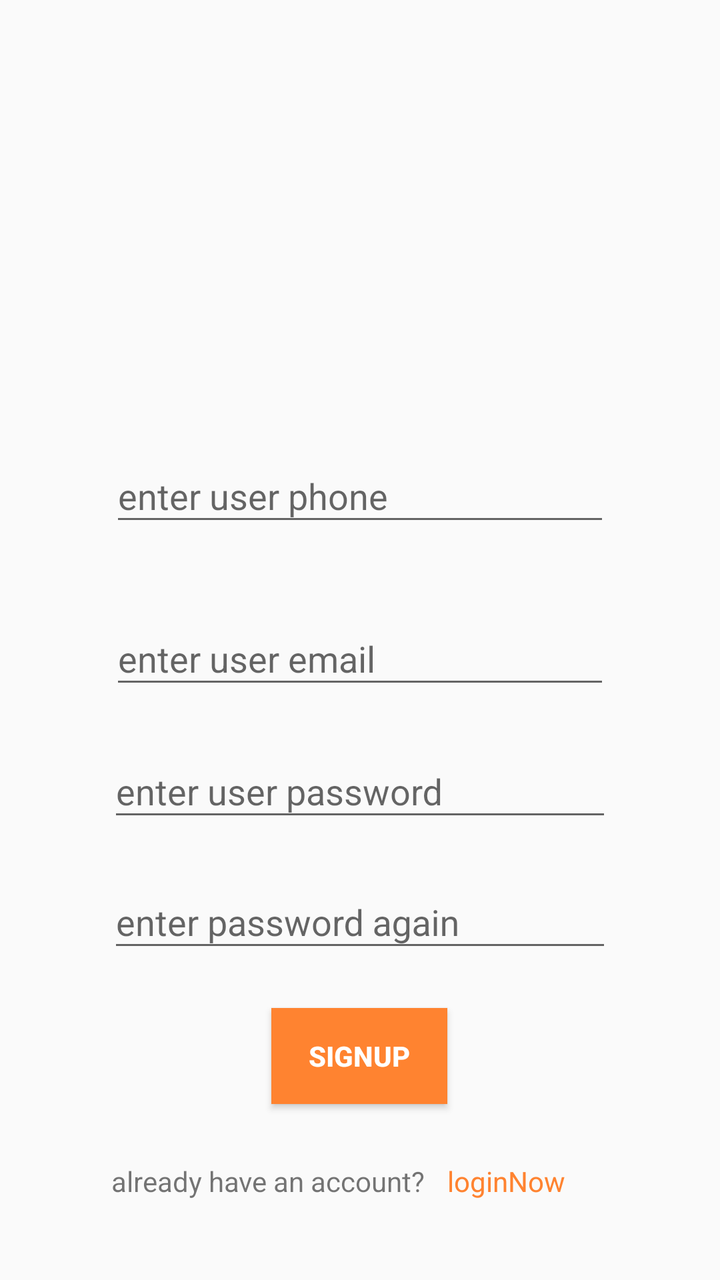
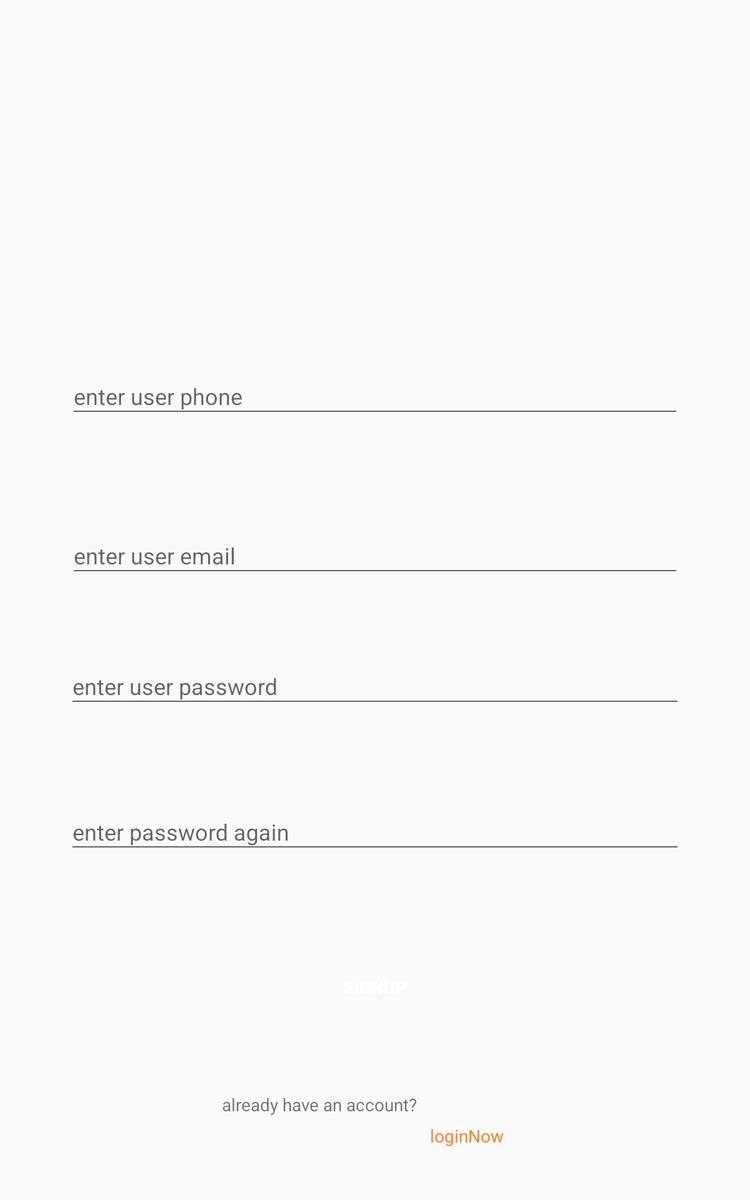

The same Android screen from two of the app's own layout files: first res/layout/ as a phone draws it, then the repository's variant for another configuration, drawn on a device whose configuration selects that folder. Both files follow.
<!-- AndroidManifest.xml: application theme AppTheme -->
<!-- res/layout/activity_sign_up.xml -->
<?xml version="1.0" encoding="utf-8"?>
<android.support.constraint.ConstraintLayout xmlns:android="http://schemas.android.com/apk/res/android"
    xmlns:app="http://schemas.android.com/apk/res-auto"
    xmlns:tools="http://schemas.android.com/tools"
    android:layout_width="match_parent"
    android:layout_height="match_parent"
    tools:context="app.iti.client.iti_gp_client.screens.signup.SignUpActivity"
    tools:layout_editor_absoluteY="25dp">

    <ImageView
        android:id="@+id/imageView2"
        android:layout_width="112dp"
        android:layout_height="0dp"
        android:layout_marginBottom="37dp"
        android:layout_marginTop="38dp"
        app:layout_constraintBottom_toTopOf="@+id/textInputLayout2"
        app:layout_constraintEnd_toEndOf="parent"
        app:layout_constraintStart_toStartOf="parent"
        app:layout_constraintTop_toTopOf="parent"
        app:srcCompat="@mipmap/ic_launcher" />

    <android.support.design.widget.TextInputLayout
        android:id="@+id/textInputLayout2"
        android:layout_width="0dp"
        android:layout_height="wrap_content"
        android:layout_marginBottom="29dp"
        android:layout_marginEnd="55dp"
        android:layout_marginStart="55dp"
        app:layout_constraintBottom_toTopOf="@+id/textInputLayout"
        app:layout_constraintEnd_toEndOf="parent"
        app:layout_constraintStart_toStartOf="parent"
        app:layout_constraintTop_toBottomOf="@+id/imageView2">

        <EditText
            android:id="@+id/userPhone"
            android:layout_width="match_parent"
            android:layout_height="wrap_content"
            android:ems="10"
            android:hint="enter user phone"
            android:inputType="phone"
            tools:layout_editor_absoluteX="54dp"
            tools:layout_editor_absoluteY="209dp" />
    </android.support.design.widget.TextInputLayout>


    <android.support.design.widget.TextInputLayout
        android:id="@+id/textInputLayout"
        android:layout_width="0dp"
        android:layout_height="wrap_content"
        android:layout_marginBottom="14dp"
        android:layout_marginEnd="55dp"
        android:layout_marginStart="55dp"
        app:layout_constraintBottom_toTopOf="@+id/textInputLayout3"
        app:layout_constraintEnd_toEndOf="parent"
        app:layout_constraintStart_toStartOf="parent"
        app:layout_constraintTop_toBottomOf="@+id/textInputLayout2">

        <EditText
            android:id="@+id/userEmail"
            android:layout_width="match_parent"
            android:layout_height="wrap_content"
            android:ems="10"
            android:hint="enter user email"
            android:inputType="textEmailAddress"
            app:layout_constraintBottom_toTopOf="@+id/userPassword"
            app:layout_constraintEnd_toEndOf="parent"
            app:layout_constraintStart_toStartOf="parent"
            app:layout_constraintTop_toBottomOf="@+id/imageView2" />
    </android.support.design.widget.TextInputLayout>

    <android.support.design.widget.TextInputLayout
        android:id="@+id/textInputLayout3"
        android:layout_width="0dp"
        android:layout_height="wrap_content"
        android:layout_marginBottom="13dp"
        android:layout_marginEnd="54dp"
        android:layout_marginStart="54dp"
        app:layout_constraintBottom_toTopOf="@+id/textInputLayout4"
        app:layout_constraintEnd_toEndOf="parent"
        app:layout_constraintStart_toStartOf="parent"
        app:layout_constraintTop_toBottomOf="@+id/textInputLayout">

        <EditText
            android:id="@+id/userPassword"
            android:layout_width="match_parent"
            android:layout_height="wrap_content"
            android:ems="10"
            android:hint="enter user password"
            android:inputType="textPassword"
            tools:layout_editor_absoluteX="54dp"
            tools:layout_editor_absoluteY="296dp" />
    </android.support.design.widget.TextInputLayout>

    <android.support.design.widget.TextInputLayout
        android:id="@+id/textInputLayout4"
        android:layout_width="0dp"
        android:layout_height="wrap_content"
        android:layout_marginBottom="23dp"
        android:layout_marginEnd="54dp"
        android:layout_marginStart="54dp"
        app:layout_constraintBottom_toTopOf="@+id/signUpButton"
        app:layout_constraintEnd_toEndOf="parent"
        app:layout_constraintStart_toStartOf="parent"
        app:layout_constraintTop_toBottomOf="@+id/textInputLayout3">

        <EditText
            android:id="@+id/userRepassword"
            android:layout_width="match_parent"
            android:layout_height="wrap_content"
            android:ems="10"
            android:hint="enter password again"
            android:inputType="textPassword"
            tools:layout_editor_absoluteX="54dp"
            tools:layout_editor_absoluteY="364dp" />
    </android.support.design.widget.TextInputLayout>


    <Button
        android:id="@+id/signUpButton"
        android:layout_width="wrap_content"
        android:layout_height="wrap_content"
        android:layout_marginBottom="29dp"
        android:background="@color/colorPrimary"
        android:text="SignUp"
        android:textColor="@android:color/background_light"
        android:textStyle="bold"
        app:layout_constraintBottom_toTopOf="@+id/loginLabel"
        app:layout_constraintEnd_toStartOf="@+id/loginLabel"
        app:layout_constraintTop_toBottomOf="@+id/textInputLayout4" />

    <TextView
        android:id="@+id/textView2"
        android:layout_width="wrap_content"
        android:layout_height="wrap_content"
        android:layout_marginEnd="11dp"
        android:text="already have an account?"
        app:layout_constraintBaseline_toBaselineOf="@+id/loginLabel"
        app:layout_constraintEnd_toStartOf="@+id/loginLabel"
        app:layout_constraintHorizontal_chainStyle="packed"
        app:layout_constraintStart_toStartOf="parent" />

    <TextView
        android:id="@+id/loginLabel"
        android:layout_width="wrap_content"
        android:layout_height="wrap_content"
        android:layout_marginBottom="40dp"
        android:layout_marginEnd="22dp"
        android:text="loginNow"
        android:textColor="@color/colorPrimary"
        app:layout_constraintBottom_toBottomOf="parent"
        app:layout_constraintEnd_toEndOf="parent"
        app:layout_constraintStart_toEndOf="@+id/textView2"
        app:layout_constraintTop_toBottomOf="@+id/signUpButton" />
</android.support.constraint.ConstraintLayout>
<!-- resources referenced by this layout -->
<resources>
  <color name="colorPrimary">#ff8330</color>
  <style name="AppTheme" parent="Theme.AppCompat.Light.NoActionBar">
          
          <item name="colorPrimary">@color/colorPrimary</item>
          <item name="colorPrimaryDark">@color/colorPrimaryDark</item>
          <item name="colorAccent">@color/colorAccent</item>
      </style>
  <color name="colorPrimaryDark">#303F9F</color>
  <color name="colorAccent">#FF4081</color>
</resources>
<!-- res/layout-sw600dp/activity_sign_up.xml (the repository's variant of the layout above) -->
<!-- drawn on a 7-inch tablet held upright -->
<?xml version="1.0" encoding="utf-8"?>
<android.support.constraint.ConstraintLayout xmlns:android="http://schemas.android.com/apk/res/android"
    xmlns:app="http://schemas.android.com/apk/res-auto"
    xmlns:tools="http://schemas.android.com/tools"
    android:layout_width="match_parent"
    android:layout_height="match_parent"
    tools:context="app.iti.client.iti_gp_client.screens.signup.SignUpActivity"
    tools:layout_editor_absoluteY="25dp">

    <ImageView
        android:id="@+id/imageView2"
        android:layout_width="150dp"
        android:layout_height="0dp"
        android:layout_marginBottom="59dp"
        android:layout_marginTop="93dp"
        android:background="@mipmap/ic_splash"
        app:layout_constraintBottom_toTopOf="@+id/textInputLayout2"
        app:layout_constraintEnd_toEndOf="parent"
        app:layout_constraintStart_toStartOf="parent"
        app:layout_constraintTop_toTopOf="parent" />

    <android.support.design.widget.TextInputLayout
        android:id="@+id/textInputLayout2"
        android:layout_width="0dp"
        android:layout_height="wrap_content"
        android:layout_marginBottom="75dp"
        android:layout_marginEnd="55dp"
        android:layout_marginStart="55dp"
        app:layout_constraintBottom_toTopOf="@+id/textInputLayout"
        app:layout_constraintEnd_toEndOf="parent"
        app:layout_constraintStart_toStartOf="parent"
        app:layout_constraintTop_toBottomOf="@+id/imageView2">

        <EditText
            android:id="@+id/userPhone"
            android:layout_width="match_parent"
            android:layout_height="wrap_content"
            android:ems="10"
            android:hint="enter user phone"
            android:inputType="phone"
            tools:layout_editor_absoluteX="54dp"
            tools:layout_editor_absoluteY="209dp" />
    </android.support.design.widget.TextInputLayout>


    <android.support.design.widget.TextInputLayout
        android:id="@+id/textInputLayout"
        android:layout_width="0dp"
        android:layout_height="wrap_content"
        android:layout_marginBottom="52dp"
        android:layout_marginEnd="55dp"
        android:layout_marginStart="55dp"
        app:layout_constraintBottom_toTopOf="@+id/textInputLayout3"
        app:layout_constraintEnd_toEndOf="parent"
        app:layout_constraintStart_toStartOf="parent"
        app:layout_constraintTop_toBottomOf="@+id/textInputLayout2">

        <EditText
            android:id="@+id/userEmail"
            android:layout_width="match_parent"
            android:layout_height="wrap_content"
            android:ems="10"
            android:hint="enter user email"
            android:inputType="textEmailAddress"
            app:layout_constraintBottom_toTopOf="@+id/userPassword"
            app:layout_constraintEnd_toEndOf="parent"
            app:layout_constraintStart_toStartOf="parent"
            app:layout_constraintTop_toBottomOf="@+id/imageView2" />
    </android.support.design.widget.TextInputLayout>

    <android.support.design.widget.TextInputLayout
        android:id="@+id/textInputLayout3"
        android:layout_width="0dp"
        android:layout_height="wrap_content"
        android:layout_marginBottom="64dp"
        android:layout_marginEnd="54dp"
        android:layout_marginStart="54dp"
        app:layout_constraintBottom_toTopOf="@+id/textInputLayout4"
        app:layout_constraintEnd_toEndOf="parent"
        app:layout_constraintStart_toStartOf="parent"
        app:layout_constraintTop_toBottomOf="@+id/textInputLayout">

        <EditText
            android:id="@+id/userPassword"
            android:layout_width="match_parent"
            android:layout_height="wrap_content"
            android:ems="10"
            android:hint="enter user password"
            android:inputType="textPassword"
            tools:layout_editor_absoluteX="54dp"
            tools:layout_editor_absoluteY="296dp" />
    </android.support.design.widget.TextInputLayout>

    <android.support.design.widget.TextInputLayout
        android:id="@+id/textInputLayout4"
        android:layout_width="0dp"
        android:layout_height="wrap_content"
        android:layout_marginBottom="44dp"
        android:layout_marginEnd="54dp"
        android:layout_marginStart="54dp"
        app:layout_constraintBottom_toTopOf="@+id/signUpButton"
        app:layout_constraintEnd_toEndOf="parent"
        app:layout_constraintStart_toStartOf="parent"
        app:layout_constraintTop_toBottomOf="@+id/textInputLayout3">

        <EditText
            android:id="@+id/userRepassword"
            android:layout_width="match_parent"
            android:layout_height="wrap_content"
            android:ems="10"
            android:hint="enter password again"
            android:inputType="textPassword"
            tools:layout_editor_absoluteX="54dp"
            tools:layout_editor_absoluteY="364dp" />
    </android.support.design.widget.TextInputLayout>


    <Button
        android:id="@+id/signUpButton"
        android:layout_width="0dp"
        android:layout_height="0dp"
        android:layout_marginBottom="50dp"
        android:layout_marginEnd="44dp"
        android:layout_marginStart="44dp"
        android:layout_marginTop="730dp"
        android:background="@drawable/btns_bg"
        android:text="SignUp"
        android:textColor="@android:color/background_light"
        android:textStyle="bold"
        app:layout_constraintBottom_toTopOf="@+id/loginLabel"
        app:layout_constraintEnd_toEndOf="parent"
        app:layout_constraintStart_toStartOf="parent"
        app:layout_constraintTop_toTopOf="parent" />

    <TextView
        android:id="@+id/textView2"
        android:layout_width="wrap_content"
        android:layout_height="wrap_content"
        android:layout_marginBottom="42dp"
        android:layout_marginEnd="10dp"
        android:text="already have an account?"
        app:layout_constraintBottom_toBottomOf="parent"
        app:layout_constraintEnd_toStartOf="@+id/loginLabel"
        app:layout_constraintHorizontal_chainStyle="packed"
        app:layout_constraintStart_toStartOf="parent"
        app:layout_constraintTop_toBottomOf="@+id/signUpButton" />

    <TextView
        android:id="@+id/loginLabel"
        android:layout_width="wrap_content"
        android:layout_height="wrap_content"
        android:layout_marginBottom="42dp"
        android:layout_marginEnd="20dp"
        android:text="loginNow"
        android:textColor="@color/colorPrimary"
        app:layout_constraintBottom_toBottomOf="parent"
        app:layout_constraintEnd_toEndOf="parent"
        app:layout_constraintStart_toEndOf="@+id/textView2"
        app:layout_constraintTop_toBottomOf="@+id/signUpButton" />
</android.support.constraint.ConstraintLayout>
